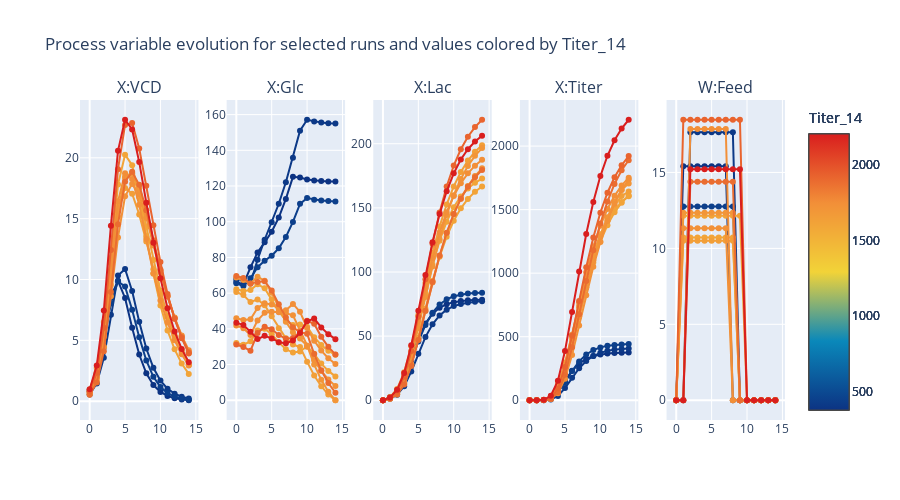

Notebook source saved alongside this figure:
### Code cell
plot_owu_data_color(owu_ood_titer, doe_df=None, highlight_run=0, select_color="Titer_14", height=500)

### Figure 1 — Plotly figure (JSON) as saved in the notebook; plotly's stock layout.template omitted (floating-point values rounded to 4 significant figures; data arrays with more than 128 entries replaced by an {"elided": "..."} marker saying what was removed)
{"data": [{"marker": {"cmax": 2207.0, "cmin": 375.9, "color": "rgba(0,0,0,0)", "colorbar": {"thickness": 40, "title": {"text": "Titer_14"}}, "colorscale": [[0, "rgb(12,51,131)"], [0.25, "rgb(10,136,186)"], [0.5, "rgb(242,211,56)"], [0.75, "rgb(242,143,56)"], [1, "rgb(217,30,30)"]], "size": 0}, "mode": "markers", "showlegend": false, "type": "scatter", "x": [0, 1, 2, 3, 4, 5, 6, 7, 8, 9, 10, 11, 12, 13, 14], "xaxis": "x", "y": {"elided": "180 float values"}, "yaxis": "y"}, {"marker": {"color": "rgb(12,51,131)"}, "mode": "lines+markers", "name": "Run id = 8", "type": "scatter", "x": [0, 1, 2, 3, 4, 5, 6, 7, 8, 9, 10, 11, 12, 13, 14], "xaxis": "x", "y": [0.7908, 2.223, 5.19, 8.648, 9.892, 8.48, 6.03, 3.834, 2.293, 1.329, 0.7591, 0.4299, 0.2423, 0.1362, 0.07648], "yaxis": "y"}, {"marker": {"color": "rgb(11.861371196903294, 56.891724131610026, 134.81229208515944)"}, "mode": "lines+markers", "name": "Run id = 49", "type": "scatter", "x": [0, 1, 2, 3, 4, 5, 6, 7, 8, 9, 10, 11, 12, 13, 14], "xaxis": "x", "y": [0.5459, 1.461, 3.559, 7.107, 10.32, 10.86, 9.049, 6.525, 4.33, 2.741, 1.689, 1.025, 0.616, 0.3682, 0.2194], "yaxis": "y"}, {"marker": {"color": "rgb(11.71227113822421, 63.22847662547107, 138.9125436988342)"}, "mode": "lines+markers", "name": "Run id = 26", "type": "scatter", "x": [0, 1, 2, 3, 4, 5, 6, 7, 8, 9, 10, 11, 12, 13, 14], "xaxis": "x", "y": [0.9133, 2.269, 4.853, 8.03, 9.849, 9.417, 7.52, 5.261, 3.345, 2.003, 1.163, 0.6681, 0.3818, 0.2175, 0.1237], "yaxis": "y"}, {"marker": {"color": "rgb(242.0, 164.38759740934432, 56.0)"}, "mode": "lines+markers", "name": "Run id = 27", "type": "scatter", "x": [0, 1, 2, 3, 4, 5, 6, 7, 8, 9, 10, 11, 12, 13, 14], "xaxis": "x", "y": [0.6276, 1.967, 5.47, 11.76, 17.8, 20.26, 19.4, 16.76, 13.55, 10.48, 7.857, 5.811, 4.258, 3.097, 2.24], "yaxis": "y"}, {"marker": {"color": "rgb(242.0, 163.4435006068369, 56.0)"}, "mode": "lines+markers", "name": "Run id = 2", "type": "scatter", "x": [0, 1, 2, 3, 4, 5, 6, 7, 8, 9, 10, 11, 12, 13, 14], "xaxis": "x", "y": [0.5765, 1.696, 4.476, 9.544, 15.17, 18.47, 18.75, 17.0, 14.36, 11.6, 9.101, 6.995, 5.306, 3.984, 2.967], "yaxis": "y"}, {"marker": {"color": "rgb(242.0, 158.89418347205992, 56.0)"}, "mode": "lines+markers", "name": "Run id = 18", "type": "scatter", "x": [0, 1, 2, 3, 4, 5, 6, 7, 8, 9, 10, 11, 12, 13, 14], "xaxis": "x", "y": [0.9643, 2.731, 6.497, 11.71, 15.87, 17.52, 17.05, 15.34, 13.12, 10.84, 8.748, 6.94, 5.421, 4.158, 3.027], "yaxis": "y"}, {"marker": {"color": "rgb(242.0, 149.4794842936247, 56.0)"}, "mode": "lines+markers", "name": "Run id = 22", "type": "scatter", "x": [0, 1, 2, 3, 4, 5, 6, 7, 8, 9, 10, 11, 12, 13, 14], "xaxis": "x", "y": [0.75, 2.118, 5.301, 10.53, 15.63, 18.37, 18.74, 17.52, 15.46, 13.08, 10.76, 8.671, 6.869, 5.335, 3.927], "yaxis": "y"}, {"marker": {"color": "rgb(242.0, 144.91285327000716, 56.0)"}, "mode": "lines+markers", "name": "Run id = 6", "type": "scatter", "x": [0, 1, 2, 3, 4, 5, 6, 7, 8, 9, 10, 11, 12, 13, 14], "xaxis": "x", "y": [0.7602, 1.914, 4.408, 8.623, 13.46, 16.83, 17.86, 17.0, 15.07, 12.79, 10.6, 8.595, 6.854, 5.388, 4.183], "yaxis": "y"}, {"marker": {"color": "rgb(241.8955916115549, 142.52807408422817, 55.8914152760171)"}, "mode": "lines+markers", "name": "Run id = 46", "type": "scatter", "x": [0, 1, 2, 3, 4, 5, 6, 7, 8, 9, 10, 11, 12, 13, 14], "xaxis": "x", "y": [0.852, 2.394, 5.874, 11.34, 16.42, 18.73, 18.27, 16.14, 13.33, 10.52, 8.28, 6.467, 5.008, 3.848, 2.938], "yaxis": "y"}, {"marker": {"color": "rgb(234.38598386244558, 108.58464705825409, 48.08142321694342)"}, "mode": "lines+markers", "name": "Run id = 29", "type": "scatter", "x": [0, 1, 2, 3, 4, 5, 6, 7, 8, 9, 10, 11, 12, 13, 14], "xaxis": "x", "y": [0.5255, 1.543, 4.111, 8.963, 14.54, 18.04, 18.85, 17.78, 15.69, 13.23, 10.79, 8.629, 6.795, 5.271, 4.018], "yaxis": "y"}, {"marker": {"color": "rgb(232.58986762470087, 100.46620166364798, 46.213462329688916)"}, "mode": "lines+markers", "name": "Run id = 28", "type": "scatter", "x": [0, 1, 2, 3, 4, 5, 6, 7, 8, 9, 10, 11, 12, 13, 14], "xaxis": "x", "y": [0.801, 2.339, 6.042, 12.43, 19.06, 22.7, 22.86, 20.77, 17.7, 14.45, 11.43, 8.811, 6.768, 5.175, 3.938], "yaxis": "y"}, {"marker": {"color": "rgb(217,30,30)"}, "mode": "lines+markers", "name": "Run id = 3", "type": "scatter", "x": [0, 1, 2, 3, 4, 5, 6, 7, 8, 9, 10, 11, 12, 13, 14], "xaxis": "x", "y": [0.9847, 2.925, 7.444, 14.42, 20.57, 23.13, 22.33, 19.65, 16.31, 13.03, 10.1, 7.629, 5.731, 4.294, 3.208], "yaxis": "y"}, {"marker": {"cmax": 2207.0, "cmin": 375.9, "color": "rgba(0,0,0,0)", "colorbar": {"thickness": 40, "title": {"text": "Titer_14"}}, "colorscale": [[0, "rgb(12,51,131)"], [0.25, "rgb(10,136,186)"], [0.5, "rgb(242,211,56)"], [0.75, "rgb(242,143,56)"], [1, "rgb(217,30,30)"]], "size": 0}, "mode": "markers", "showlegend": false, "type": "scatter", "x": [0, 1, 2, 3, 4, 5, 6, 7, 8, 9, 10, 11, 12, 13, 14], "xaxis": "x2", "y": {"elided": "180 float values"}, "yaxis": "y2"}, {"marker": {"color": "rgb(12,51,131)"}, "mode": "lines+markers", "name": "Run id = 8", "type": "scatter", "x": [0, 1, 2, 3, 4, 5, 6, 7, 8, 9, 10, 11, 12, 13, 14], "xaxis": "x2", "y": [66.33, 64.9, 74.47, 82.75, 88.46, 94.35, 102.4, 112.8, 125.1, 124.7, 123.7, 123.1, 122.8, 122.6, 122.5], "yaxis": "y2"}, {"marker": {"color": "rgb(11.861371196903294, 56.891724131610026, 134.81229208515944)"}, "mode": "lines+markers", "name": "Run id = 49", "type": "scatter", "x": [0, 1, 2, 3, 4, 5, 6, 7, 8, 9, 10, 11, 12, 13, 14], "xaxis": "x2", "y": [67.96, 67.28, 65.56, 78.69, 89.92, 99.71, 110.1, 122.1, 135.8, 151.0, 157.1, 156.2, 155.6, 155.2, 155.0], "yaxis": "y2"}, {"marker": {"color": "rgb(11.71227113822421, 63.22847662547107, 138.9125436988342)"}, "mode": "lines+markers", "name": "Run id = 26", "type": "scatter", "x": [0, 1, 2, 3, 4, 5, 6, 7, 8, 9, 10, 11, 12, 13, 14], "xaxis": "x2", "y": [65.51, 64.0, 68.32, 74.55, 78.11, 80.98, 85.12, 91.44, 99.9, 110.0, 113.3, 112.4, 111.8, 111.6, 111.4], "yaxis": "y2"}, {"marker": {"color": "rgb(242.0, 164.38759740934432, 56.0)"}, "mode": "lines+markers", "name": "Run id = 27", "type": "scatter", "x": [0, 1, 2, 3, 4, 5, 6, 7, 8, 9, 10, 11, 12, 13, 14], "xaxis": "x2", "y": [62.24, 61.22, 61.69, 65.04, 62.7, 56.55, 49.81, 44.7, 42.21, 42.48, 41.21, 35.3, 30.95, 27.77, 25.47], "yaxis": "y2"}, {"marker": {"color": "rgb(242.0, 163.4435006068369, 56.0)"}, "mode": "lines+markers", "name": "Run id = 2", "type": "scatter", "x": [0, 1, 2, 3, 4, 5, 6, 7, 8, 9, 10, 11, 12, 13, 14], "xaxis": "x2", "y": [32.04, 31.11, 32.99, 39.04, 40.1, 37.04, 32.42, 28.55, 26.7, 27.3, 30.26, 25.98, 20.54, 16.43, 13.37], "yaxis": "y2"}, {"marker": {"color": "rgb(242.0, 158.89418347205992, 56.0)"}, "mode": "lines+markers", "name": "Run id = 18", "type": "scatter", "x": [0, 1, 2, 3, 4, 5, 6, 7, 8, 9, 10, 11, 12, 13, 14], "xaxis": "x2", "y": [60.61, 58.92, 54.97, 56.5, 53.2, 47.01, 40.3, 34.74, 31.17, 29.86, 21.61, 13.89, 7.831, 3.156, 0.001034], "yaxis": "y2"}, {"marker": {"color": "rgb(242.0, 149.4794842936247, 56.0)"}, "mode": "lines+markers", "name": "Run id = 22", "type": "scatter", "x": [0, 1, 2, 3, 4, 5, 6, 7, 8, 9, 10, 11, 12, 13, 14], "xaxis": "x2", "y": [68.78, 67.31, 65.43, 69.15, 66.88, 60.18, 51.83, 44.02, 38.09, 34.65, 30.69, 19.98, 11.44, 4.749, 0.001993], "yaxis": "y2"}, {"marker": {"color": "rgb(242.0, 144.91285327000716, 56.0)"}, "mode": "lines+markers", "name": "Run id = 6", "type": "scatter", "x": [0, 1, 2, 3, 4, 5, 6, 7, 8, 9, 10, 11, 12, 13, 14], "xaxis": "x2", "y": [45.92, 44.94, 45.34, 51.67, 54.32, 53.64, 51.24, 48.83, 47.56, 39.08, 29.94, 22.45, 16.43, 11.67, 7.953], "yaxis": "y2"}, {"marker": {"color": "rgb(241.8955916115549, 142.52807408422817, 55.8914152760171)"}, "mode": "lines+markers", "name": "Run id = 46", "type": "scatter", "x": [0, 1, 2, 3, 4, 5, 6, 7, 8, 9, 10, 11, 12, 13, 14], "xaxis": "x2", "y": [41.84, 40.38, 36.57, 44.72, 48.97, 49.54, 49.29, 50.39, 53.95, 49.54, 40.47, 33.36, 27.83, 23.57, 20.3], "yaxis": "y2"}, {"marker": {"color": "rgb(234.38598386244558, 108.58464705825409, 48.08142321694342)"}, "mode": "lines+markers", "name": "Run id = 29", "type": "scatter", "x": [0, 1, 2, 3, 4, 5, 6, 7, 8, 9, 10, 11, 12, 13, 14], "xaxis": "x2", "y": [69.59, 68.47, 65.33, 66.31, 66.69, 61.49, 53.81, 46.37, 40.88, 38.14, 37.3, 25.84, 16.75, 9.658, 4.218], "yaxis": "y2"}, {"marker": {"color": "rgb(232.58986762470087, 100.46620166364798, 46.213462329688916)"}, "mode": "lines+markers", "name": "Run id = 28", "type": "scatter", "x": [0, 1, 2, 3, 4, 5, 6, 7, 8, 9, 10, 11, 12, 13, 14], "xaxis": "x2", "y": [31.22, 29.87, 27.66, 37.62, 41.16, 39.72, 36.57, 34.43, 34.8, 38.19, 44.53, 42.79, 35.51, 29.94, 25.69], "yaxis": "y2"}, {"marker": {"color": "rgb(217,30,30)"}, "mode": "lines+markers", "name": "Run id = 3", "type": "scatter", "x": [0, 1, 2, 3, 4, 5, 6, 7, 8, 9, 10, 11, 12, 13, 14], "xaxis": "x2", "y": [43.47, 42.12, 38.4, 34.28, 36.13, 34.63, 32.55, 31.88, 33.52, 37.69, 44.21, 45.79, 40.79, 37.04, 34.23], "yaxis": "y2"}, {"marker": {"cmax": 2207.0, "cmin": 375.9, "color": "rgba(0,0,0,0)", "colorbar": {"thickness": 40, "title": {"text": "Titer_14"}}, "colorscale": [[0, "rgb(12,51,131)"], [0.25, "rgb(10,136,186)"], [0.5, "rgb(242,211,56)"], [0.75, "rgb(242,143,56)"], [1, "rgb(217,30,30)"]], "size": 0}, "mode": "markers", "showlegend": false, "type": "scatter", "x": [0, 1, 2, 3, 4, 5, 6, 7, 8, 9, 10, 11, 12, 13, 14], "xaxis": "x3", "y": {"elided": "180 float values"}, "yaxis": "y3"}, {"marker": {"color": "rgb(12,51,131)"}, "mode": "lines+markers", "name": "Run id = 8", "type": "scatter", "x": [0, 1, 2, 3, 4, 5, 6, 7, 8, 9, 10, 11, 12, 13, 14], "xaxis": "x3", "y": [0, 2.194, 7.801, 18.77, 33.7, 48.35, 59.75, 67.4, 72.12, 74.89, 76.49, 77.4, 77.91, 78.2, 78.36], "yaxis": "y3"}, {"marker": {"color": "rgb(11.861371196903294, 56.891724131610026, 134.81229208515944)"}, "mode": "lines+markers", "name": "Run id = 49", "type": "scatter", "x": [0, 1, 2, 3, 4, 5, 6, 7, 8, 9, 10, 11, 12, 13, 14], "xaxis": "x3", "y": [0, 1.199, 4.257, 10.99, 22.37, 36.28, 49.22, 59.22, 66.12, 70.6, 73.39, 75.1, 76.13, 76.75, 77.11], "yaxis": "y3"}, {"marker": {"color": "rgb(11.71227113822421, 63.22847662547107, 138.9125436988342)"}, "mode": "lines+markers", "name": "Run id = 26", "type": "scatter", "x": [0, 1, 2, 3, 4, 5, 6, 7, 8, 9, 10, 11, 12, 13, 14], "xaxis": "x3", "y": [0, 2.266, 7.481, 17.24, 31.0, 45.79, 58.68, 68.31, 74.73, 78.69, 81.02, 82.37, 83.14, 83.58, 83.84], "yaxis": "y3"}, {"marker": {"color": "rgb(242.0, 164.38759740934432, 56.0)"}, "mode": "lines+markers", "name": "Run id = 27", "type": "scatter", "x": [0, 1, 2, 3, 4, 5, 6, 7, 8, 9, 10, 11, 12, 13, 14], "xaxis": "x3", "y": [0, 1.455, 5.746, 16.17, 34.68, 58.57, 83.31, 105.7, 124.4, 139.2, 150.5, 158.9, 165.1, 169.6, 172.8], "yaxis": "y3"}, {"marker": {"color": "rgb(242.0, 163.4435006068369, 56.0)"}, "mode": "lines+markers", "name": "Run id = 2", "type": "scatter", "x": [0, 1, 2, 3, 4, 5, 6, 7, 8, 9, 10, 11, 12, 13, 14], "xaxis": "x3", "y": [0, 1.257, 4.754, 13.0, 28.0, 48.58, 71.27, 92.95, 111.9, 127.5, 140.0, 149.6, 157.0, 162.5, 166.7], "yaxis": "y3"}, {"marker": {"color": "rgb(242.0, 158.89418347205992, 56.0)"}, "mode": "lines+markers", "name": "Run id = 18", "type": "scatter", "x": [0, 1, 2, 3, 4, 5, 6, 7, 8, 9, 10, 11, 12, 13, 14], "xaxis": "x3", "y": [0, 2.468, 8.847, 21.92, 42.04, 66.38, 91.47, 114.9, 135.4, 152.6, 166.7, 178.0, 186.8, 193.7, 198.9], "yaxis": "y3"}, {"marker": {"color": "rgb(242.0, 149.4794842936247, 56.0)"}, "mode": "lines+markers", "name": "Run id = 22", "type": "scatter", "x": [0, 1, 2, 3, 4, 5, 6, 7, 8, 9, 10, 11, 12, 13, 14], "xaxis": "x3", "y": [0, 1.728, 6.313, 16.48, 33.7, 56.13, 80.51, 104.3, 125.8, 144.4, 159.9, 172.5, 182.6, 190.6, 196.6], "yaxis": "y3"}, {"marker": {"color": "rgb(242.0, 144.91285327000716, 56.0)"}, "mode": "lines+markers", "name": "Run id = 6", "type": "scatter", "x": [0, 1, 2, 3, 4, 5, 6, 7, 8, 9, 10, 11, 12, 13, 14], "xaxis": "x3", "y": [0, 1.599, 5.446, 13.58, 27.69, 47.21, 69.55, 91.89, 112.4, 130.1, 145.0, 157.2, 167.0, 174.8, 180.8], "yaxis": "y3"}, {"marker": {"color": "rgb(241.8955916115549, 142.52807408422817, 55.8914152760171)"}, "mode": "lines+markers", "name": "Run id = 46", "type": "scatter", "x": [0, 1, 2, 3, 4, 5, 6, 7, 8, 9, 10, 11, 12, 13, 14], "xaxis": "x3", "y": [0, 2.033, 7.358, 18.86, 37.85, 61.97, 87.23, 110.6, 130.6, 146.6, 159.3, 169.2, 176.9, 182.9, 187.5], "yaxis": "y3"}, {"marker": {"color": "rgb(234.38598386244558, 108.58464705825409, 48.08142321694342)"}, "mode": "lines+markers", "name": "Run id = 29", "type": "scatter", "x": [0, 1, 2, 3, 4, 5, 6, 7, 8, 9, 10, 11, 12, 13, 14], "xaxis": "x3", "y": [0, 1.162, 4.409, 12.2, 26.68, 46.92, 69.75, 92.32, 112.9, 130.6, 145.3, 157.1, 166.6, 173.9, 179.6], "yaxis": "y3"}, {"marker": {"color": "rgb(232.58986762470087, 100.46620166364798, 46.213462329688916)"}, "mode": "lines+markers", "name": "Run id = 28", "type": "scatter", "x": [0, 1, 2, 3, 4, 5, 6, 7, 8, 9, 10, 11, 12, 13, 14], "xaxis": "x3", "y": [0, 1.825, 6.83, 18.28, 38.36, 65.15, 94.24, 122.0, 146.3, 166.6, 182.9, 195.7, 205.5, 213.0, 218.7], "yaxis": "y3"}, {"marker": {"color": "rgb(217,30,30)"}, "mode": "lines+markers", "name": "Run id = 3", "type": "scatter", "x": [0, 1, 2, 3, 4, 5, 6, 7, 8, 9, 10, 11, 12, 13, 14], "xaxis": "x3", "y": [0, 2.182, 8.166, 21.32, 42.85, 69.79, 97.67, 123.3, 145.1, 162.9, 176.9, 187.7, 195.7, 201.8, 206.3], "yaxis": "y3"}, {"marker": {"cmax": 2207.0, "cmin": 375.9, "color": "rgba(0,0,0,0)", "colorbar": {"thickness": 40, "title": {"text": "Titer_14"}}, "colorscale": [[0, "rgb(12,51,131)"], [0.25, "rgb(10,136,186)"], [0.5, "rgb(242,211,56)"], [0.75, "rgb(242,143,56)"], [1, "rgb(217,30,30)"]], "size": 0}, "mode": "markers", "showlegend": false, "type": "scatter", "x": [0, 1, 2, 3, 4, 5, 6, 7, 8, 9, 10, 11, 12, 13, 14], "xaxis": "x4", "y": {"elided": "180 float values"}, "yaxis": "y4"}, {"marker": {"color": "rgb(12,51,131)"}, "mode": "lines+markers", "name": "Run id = 8", "type": "scatter", "x": [0, 1, 2, 3, 4, 5, 6, 7, 8, 9, 10, 11, 12, 13, 14], "xaxis": "x4", "y": [0, 0.1004, 2.472, 20.81, 75.25, 155.2, 231.4, 288.1, 325.0, 347.4, 360.4, 367.9, 372.2, 374.6, 375.9], "yaxis": "y4"}, {"marker": {"color": "rgb(11.861371196903294, 56.891724131610026, 134.81229208515944)"}, "mode": "lines+markers", "name": "Run id = 49", "type": "scatter", "x": [0, 1, 2, 3, 4, 5, 6, 7, 8, 9, 10, 11, 12, 13, 14], "xaxis": "x4", "y": [0, 0.02845, 0.582, 6.244, 33.54, 95.8, 177.0, 252.0, 309.1, 348.1, 373.3, 388.9, 398.4, 404.2, 407.6], "yaxis": "y4"}, {"marker": {"color": "rgb(11.71227113822421, 63.22847662547107, 138.9125436988342)"}, "mode": "lines+markers", "name": "Run id = 26", "type": "scatter", "x": [0, 1, 2, 3, 4, 5, 6, 7, 8, 9, 10, 11, 12, 13, 14], "xaxis": "x4", "y": [0, 0.1014, 2.106, 16.59, 62.98, 141.9, 230.2, 305.8, 360.1, 395.0, 416.0, 428.3, 435.4, 439.5, 441.8], "yaxis": "y4"}, {"marker": {"color": "rgb(242.0, 164.38759740934432, 56.0)"}, "mode": "lines+markers", "name": "Run id = 27", "type": "scatter", "x": [0, 1, 2, 3, 4, 5, 6, 7, 8, 9, 10, 11, 12, 13, 14], "xaxis": "x4", "y": [0, 0.03946, 1.14, 15.15, 86.48, 251.5, 483.4, 731.1, 958.1, 1148.0, 1298.0, 1412.0, 1497.0, 1560.0, 1605.0], "yaxis": "y4"}, {"marker": {"color": "rgb(242.0, 163.4435006068369, 56.0)"}, "mode": "lines+markers", "name": "Run id = 2", "type": "scatter", "x": [0, 1, 2, 3, 4, 5, 6, 7, 8, 9, 10, 11, 12, 13, 14], "xaxis": "x4", "y": [0, 0.07478, 1.264, 13.0, 70.59, 210.9, 421.2, 658.1, 885.2, 1084.0, 1248.0, 1378.0, 1479.0, 1555.0, 1612.0], "yaxis": "y4"}, {"marker": {"color": "rgb(242.0, 158.89418347205992, 56.0)"}, "mode": "lines+markers", "name": "Run id = 18", "type": "scatter", "x": [0, 1, 2, 3, 4, 5, 6, 7, 8, 9, 10, 11, 12, 13, 14], "xaxis": "x4", "y": [0, 0.1544, 3.76, 32.09, 125.9, 296.3, 514.2, 743.3, 958.7, 1148.0, 1306.0, 1434.0, 1534.0, 1607.0, 1642.0], "yaxis": "y4"}, {"marker": {"color": "rgb(242.0, 149.4794842936247, 56.0)"}, "mode": "lines+markers", "name": "Run id = 22", "type": "scatter", "x": [0, 1, 2, 3, 4, 5, 6, 7, 8, 9, 10, 11, 12, 13, 14], "xaxis": "x4", "y": [0, 0.06453, 1.503, 15.76, 78.23, 217.8, 421.1, 654.5, 887.5, 1101.0, 1286.0, 1440.0, 1563.0, 1656.0, 1706.0], "yaxis": "y4"}, {"marker": {"color": "rgb(242.0, 144.91285327000716, 56.0)"}, "mode": "lines+markers", "name": "Run id = 6", "type": "scatter", "x": [0, 1, 2, 3, 4, 5, 6, 7, 8, 9, 10, 11, 12, 13, 14], "xaxis": "x4", "y": [0, 0.07637, 1.2, 10.77, 55.33, 169.7, 356.9, 587.4, 826.4, 1050.0, 1246.0, 1411.0, 1546.0, 1654.0, 1737.0], "yaxis": "y4"}, {"marker": {"color": "rgb(241.8955916115549, 142.52807408422817, 55.8914152760171)"}, "mode": "lines+markers", "name": "Run id = 46", "type": "scatter", "x": [0, 1, 2, 3, 4, 5, 6, 7, 8, 9, 10, 11, 12, 13, 14], "xaxis": "x4", "y": [0, 0.1158, 2.43, 22.93, 105.1, 277.6, 514.4, 769.3, 1007.0, 1209.0, 1373.0, 1505.0, 1609.0, 1689.0, 1751.0], "yaxis": "y4"}, {"marker": {"color": "rgb(234.38598386244558, 108.58464705825409, 48.08142321694342)"}, "mode": "lines+markers", "name": "Run id = 29", "type": "scatter", "x": [0, 1, 2, 3, 4, 5, 6, 7, 8, 9, 10, 11, 12, 13, 14], "xaxis": "x4", "y": [0, 0.03328, 0.8132, 10.33, 62.59, 199.7, 417.2, 676.3, 939.2, 1181.0, 1390.0, 1563.0, 1702.0, 1810.0, 1889.0], "yaxis": "y4"}, {"marker": {"color": "rgb(232.58986762470087, 100.46620166364798, 46.213462329688916)"}, "mode": "lines+markers", "name": "Run id = 28", "type": "scatter", "x": [0, 1, 2, 3, 4, 5, 6, 7, 8, 9, 10, 11, 12, 13, 14], "xaxis": "x4", "y": [0, 0.1037, 1.876, 18.22, 91.82, 260.9, 506.9, 781.8, 1047.0, 1281.0, 1476.0, 1633.0, 1755.0, 1849.0, 1922.0], "yaxis": "y4"}, {"marker": {"color": "rgb(217,30,30)"}, "mode": "lines+markers", "name": "Run id = 3", "type": "scatter", "x": [0, 1, 2, 3, 4, 5, 6, 7, 8, 9, 10, 11, 12, 13, 14], "xaxis": "x4", "y": [0, 0.1641, 3.674, 35.32, 154.3, 387.8, 693.8, 1014.0, 1308.0, 1560.0, 1764.0, 1924.0, 2046.0, 2138.0, 2207.0], "yaxis": "y4"}, {"marker": {"cmax": 2207.0, "cmin": 375.9, "color": "rgba(0,0,0,0)", "colorbar": {"thickness": 40, "title": {"text": "Titer_14"}}, "colorscale": [[0, "rgb(12,51,131)"], [0.25, "rgb(10,136,186)"], [0.5, "rgb(242,211,56)"], [0.75, "rgb(242,143,56)"], [1, "rgb(217,30,30)"]], "size": 0}, "mode": "markers", "showlegend": false, "type": "scatter", "x": [0, 1, 2, 3, 4, 5, 6, 7, 8, 9, 10, 11, 12, 13, 14], "xaxis": "x5", "y": {"elided": "180 float values"}, "yaxis": "y5"}, {"marker": {"color": "rgb(12,51,131)"}, "mode": "lines+markers", "name": "Run id = 8", "type": "scatter", "x": [0, 1, 2, 3, 4, 5, 6, 7, 8, 9, 10, 11, 12, 13, 14], "xaxis": "x5", "y": [0, 15.41, 15.41, 15.41, 15.41, 15.41, 15.41, 15.41, 0, 0, 0, 0, 0, 0, 0], "yaxis": "y5"}, {"marker": {"color": "rgb(11.861371196903294, 56.891724131610026, 134.81229208515944)"}, "mode": "lines+markers", "name": "Run id = 49", "type": "scatter", "x": [0, 1, 2, 3, 4, 5, 6, 7, 8, 9, 10, 11, 12, 13, 14], "xaxis": "x5", "y": [0, 0, 17.65, 17.65, 17.65, 17.65, 17.65, 17.65, 17.65, 0, 0, 0, 0, 0, 0], "yaxis": "y5"}, {"marker": {"color": "rgb(11.71227113822421, 63.22847662547107, 138.9125436988342)"}, "mode": "lines+markers", "name": "Run id = 26", "type": "scatter", "x": [0, 1, 2, 3, 4, 5, 6, 7, 8, 9, 10, 11, 12, 13, 14], "xaxis": "x5", "y": [0, 12.76, 12.76, 12.76, 12.76, 12.76, 12.76, 12.76, 12.76, 0, 0, 0, 0, 0, 0], "yaxis": "y5"}, {"marker": {"color": "rgb(242.0, 164.38759740934432, 56.0)"}, "mode": "lines+markers", "name": "Run id = 27", "type": "scatter", "x": [0, 1, 2, 3, 4, 5, 6, 7, 8, 9, 10, 11, 12, 13, 14], "xaxis": "x5", "y": [0, 10.71, 10.71, 10.71, 10.71, 10.71, 10.71, 10.71, 10.71, 0, 0, 0, 0, 0, 0], "yaxis": "y5"}, {"marker": {"color": "rgb(242.0, 163.4435006068369, 56.0)"}, "mode": "lines+markers", "name": "Run id = 2", "type": "scatter", "x": [0, 1, 2, 3, 4, 5, 6, 7, 8, 9, 10, 11, 12, 13, 14], "xaxis": "x5", "y": [0, 12.14, 12.14, 12.14, 12.14, 12.14, 12.14, 12.14, 12.14, 12.14, 0, 0, 0, 0, 0], "yaxis": "y5"}, {"marker": {"color": "rgb(242.0, 158.89418347205992, 56.0)"}, "mode": "lines+markers", "name": "Run id = 18", "type": "scatter", "x": [0, 1, 2, 3, 4, 5, 6, 7, 8, 9, 10, 11, 12, 13, 14], "xaxis": "x5", "y": [0, 10.51, 10.51, 10.51, 10.51, 10.51, 10.51, 10.51, 10.51, 0, 0, 0, 0, 0, 0], "yaxis": "y5"}, {"marker": {"color": "rgb(242.0, 149.4794842936247, 56.0)"}, "mode": "lines+markers", "name": "Run id = 22", "type": "scatter", "x": [0, 1, 2, 3, 4, 5, 6, 7, 8, 9, 10, 11, 12, 13, 14], "xaxis": "x5", "y": [0, 12.35, 12.35, 12.35, 12.35, 12.35, 12.35, 12.35, 12.35, 0, 0, 0, 0, 0, 0], "yaxis": "y5"}, {"marker": {"color": "rgb(242.0, 144.91285327000716, 56.0)"}, "mode": "lines+markers", "name": "Run id = 6", "type": "scatter", "x": [0, 1, 2, 3, 4, 5, 6, 7, 8, 9, 10, 11, 12, 13, 14], "xaxis": "x5", "y": [0, 11.33, 11.33, 11.33, 11.33, 11.33, 11.33, 11.33, 0, 0, 0, 0, 0, 0, 0], "yaxis": "y5"}, {"marker": {"color": "rgb(241.8955916115549, 142.52807408422817, 55.8914152760171)"}, "mode": "lines+markers", "name": "Run id = 46", "type": "scatter", "x": [0, 1, 2, 3, 4, 5, 6, 7, 8, 9, 10, 11, 12, 13, 14], "xaxis": "x5", "y": [0, 0, 17.86, 17.86, 17.86, 17.86, 17.86, 17.86, 0, 0, 0, 0, 0, 0, 0], "yaxis": "y5"}, {"marker": {"color": "rgb(234.38598386244558, 108.58464705825409, 48.08142321694342)"}, "mode": "lines+markers", "name": "Run id = 29", "type": "scatter", "x": [0, 1, 2, 3, 4, 5, 6, 7, 8, 9, 10, 11, 12, 13, 14], "xaxis": "x5", "y": [0, 0, 14.39, 14.39, 14.39, 14.39, 14.39, 14.39, 14.39, 0, 0, 0, 0, 0, 0], "yaxis": "y5"}, {"marker": {"color": "rgb(232.58986762470087, 100.46620166364798, 46.213462329688916)"}, "mode": "lines+markers", "name": "Run id = 28", "type": "scatter", "x": [0, 1, 2, 3, 4, 5, 6, 7, 8, 9, 10, 11, 12, 13, 14], "xaxis": "x5", "y": [0, 18.47, 18.47, 18.47, 18.47, 18.47, 18.47, 18.47, 18.47, 18.47, 0, 0, 0, 0, 0], "yaxis": "y5"}, {"marker": {"color": "rgb(217,30,30)"}, "mode": "lines+markers", "name": "Run id = 3", "type": "scatter", "x": [0, 1, 2, 3, 4, 5, 6, 7, 8, 9, 10, 11, 12, 13, 14], "xaxis": "x5", "y": [0, 0, 15.2, 15.2, 15.2, 15.2, 15.2, 15.2, 15.2, 15.2, 0, 0, 0, 0, 0], "yaxis": "y5"}, {"marker": {"color": "black", "size": 10}, "name": "Run = 0", "type": "scatter", "x": [0, 1, 2, 3, 4, 5, 6, 7, 8, 9, 10, 11, 12, 13, 14], "xaxis": "x", "y": [], "yaxis": "y"}, {"marker": {"color": "black", "size": 10}, "name": "Run = 0", "type": "scatter", "x": [0, 1, 2, 3, 4, 5, 6, 7, 8, 9, 10, 11, 12, 13, 14], "xaxis": "x2", "y": [], "yaxis": "y2"}, {"marker": {"color": "black", "size": 10}, "name": "Run = 0", "type": "scatter", "x": [0, 1, 2, 3, 4, 5, 6, 7, 8, 9, 10, 11, 12, 13, 14], "xaxis": "x3", "y": [], "yaxis": "y3"}, {"marker": {"color": "black", "size": 10}, "name": "Run = 0", "type": "scatter", "x": [0, 1, 2, 3, 4, 5, 6, 7, 8, 9, 10, 11, 12, 13, 14], "xaxis": "x4", "y": [], "yaxis": "y4"}, {"marker": {"color": "black", "size": 10}, "name": "Run = 0", "type": "scatter", "x": [0, 1, 2, 3, 4, 5, 6, 7, 8, 9, 10, 11, 12, 13, 14], "xaxis": "x5", "y": [], "yaxis": "y5"}], "layout": {"annotations": [{"font": {"size": 16}, "showarrow": false, "text": "X:VCD", "x": 0.084, "xanchor": "center", "xref": "paper", "y": 1, "yanchor": "bottom", "yref": "paper"}, {"font": {"size": 16}, "showarrow": false, "text": "X:Glc", "x": 0.292, "xanchor": "center", "xref": "paper", "y": 1, "yanchor": "bottom", "yref": "paper"}, {"font": {"size": 16}, "showarrow": false, "text": "X:Lac", "x": 0.5, "xanchor": "center", "xref": "paper", "y": 1, "yanchor": "bottom", "yref": "paper"}, {"font": {"size": 16}, "showarrow": false, "text": "X:Titer", "x": 0.708, "xanchor": "center", "xref": "paper", "y": 1, "yanchor": "bottom", "yref": "paper"}, {"font": {"size": 16}, "showarrow": false, "text": "W:Feed", "x": 0.916, "xanchor": "center", "xref": "paper", "y": 1, "yanchor": "bottom", "yref": "paper"}], "height": 500, "showlegend": false, "title": {"text": "Process variable evolution for selected runs and values colored by Titer_14"}, "xaxis": {"anchor": "y", "domain": [0, 0.168]}, "xaxis2": {"anchor": "y2", "domain": [0.208, 0.376]}, "xaxis3": {"anchor": "y3", "domain": [0.416, 0.584]}, "xaxis4": {"anchor": "y4", "domain": [0.624, 0.792]}, "xaxis5": {"anchor": "y5", "domain": [0.832, 1]}, "yaxis": {"anchor": "x", "domain": [0, 1]}, "yaxis2": {"anchor": "x2", "domain": [0, 1]}, "yaxis3": {"anchor": "x3", "domain": [0, 1]}, "yaxis4": {"anchor": "x4", "domain": [0, 1]}, "yaxis5": {"anchor": "x5", "domain": [0, 1]}}}
